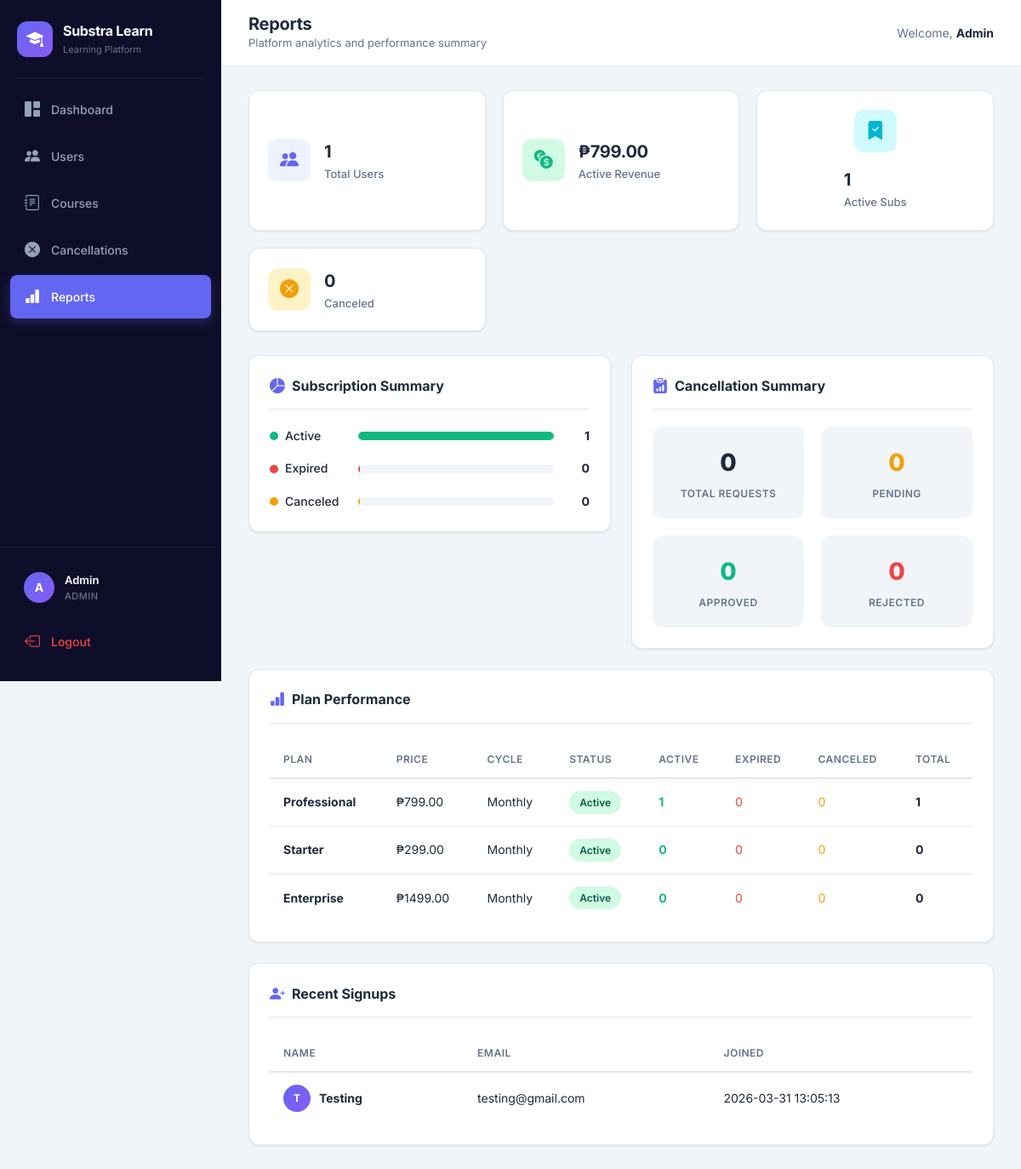
The page /admin/reports (signed in) on the database its author committed.
### tables this page shows
CREATE TABLE plans (
    id INTEGER PRIMARY KEY AUTOINCREMENT,
    name TEXT NOT NULL,
    description TEXT DEFAULT '',
    price REAL NOT NULL,
    billing_cycle TEXT NOT NULL,
    status TEXT DEFAULT 'active',
    created_at TEXT DEFAULT (datetime('now'))
);

CREATE TABLE users (
    id INTEGER PRIMARY KEY AUTOINCREMENT,
    name TEXT NOT NULL,
    email TEXT UNIQUE NOT NULL,
    password TEXT NOT NULL,
    role TEXT DEFAULT 'user',
    created_at TEXT DEFAULT (datetime('now'))
);

### app.py (the view)
@app.route('/admin/reports')
@admin_required
def admin_reports():
    conn = get_db()
    total_users = conn.execute("SELECT COUNT(*) FROM users WHERE role='user'").fetchone()[0]
    plan_stats = conn.execute("""
        SELECT p.name, p.price, p.billing_cycle, p.status,
               COUNT(CASE WHEN s.status='active' THEN 1 END) as active_count,
               COUNT(CASE WHEN s.status='expired' THEN 1 END) as expired_count,
               COUNT(CASE WHEN s.status='canceled' THEN 1 END) as canceled_count,
               COUNT(s.id) as total_subs
        FROM plans p
        LEFT JOIN subscriptions s ON p.id = s.plan_id
        GROUP BY p.id
        ORDER BY active_count DESC
    """).fetchall()
    active_subs = conn.execute("SELECT COUNT(*) FROM subscriptions WHERE status='active'").fetchone()[0]
    expired_subs = conn.execute("SELECT COUNT(*) FROM subscriptions WHERE status='expired'").fetchone()[0]
    canceled_subs = conn.execute("SELECT COUNT(*) FROM subscriptions WHERE status='canceled'").fetchone()[0]
    total_cancel_requests = conn.execute("SELECT COUNT(*) FROM cancellation_requests").fetchone()[0]
    pending_cancellations = conn.execute("SELECT COUNT(*) FROM cancellation_requests WHERE status='pending'").fetchone()[0]
    approved_cancellations = conn.execute("SELECT COUNT(*) FROM cancellation_requests WHERE status='approved'").fetchone()[0]
    rejected_cancellations = conn.execute("SELECT COUNT(*) FROM cancellation_requests WHERE status='rejected'").fetchone()[0]
    revenue = conn.execute("""
        SELECT COALESCE(SUM(p.price), 0) FROM subscriptions s
        JOIN plans p ON s.plan_id = p.id WHERE s.status='active'
    """).fetchone()[0]
    recent_users = conn.execute("""
        SELECT name, email, created_at FROM users
        WHERE role='user' ORDER BY id DESC LIMIT 5
    """).fetchall()
    conn.close()
    return render_template('admin_reports.html',
                           total_users=total_users,
                           plan_stats=plan_stats,
                           active_subs=active_subs,
                           expired_subs=expired_subs,
                           canceled_subs=canceled_subs,
                           total_cancel_requests=total_cancel_requests,
                           pending_cancellations=pending_cancellations,
                           approved_cancellations=approved_cancellations,
                           rejected_cancellations=rejected_cancellations,
                           revenue=revenue,
                           recent_users=recent_users)

### app.py (called while the page is built)
def get_db():
    conn = sqlite3.connect('database.db')
    conn.row_factory = sqlite3.Row
    return conn

def admin_required(func):
    @wraps(func)
    def wrapper(*args, **kwargs):
        if "user_id" not in session or session.get("role") != "admin":
            flash("Access denied", "danger")
            return redirect("/login")
        return func(*args, **kwargs)
    return wrapper

### templates/admin_reports.html
{% extends "base.html" %}
{% block page_title %}Reports{% endblock %}
{% block page_subtitle %}Platform analytics and performance summary{% endblock %}
{% block content %}
<div class="stats-grid">
    <div class="stat-card stat-primary">
        <div class="stat-icon"><i class="bi bi-people-fill"></i></div>
        <div class="stat-info">
            <span class="stat-value">{{ total_users }}</span>
            <span class="stat-label">Total Users</span>
        </div>
    </div>
    <div class="stat-card stat-success">
        <div class="stat-icon"><i class="bi bi-currency-exchange"></i></div>
        <div class="stat-info">
            <span class="stat-value">₱{{ "%.2f"|format(revenue) }}</span>
            <span class="stat-label">Active Revenue</span>
        </div>
    </div>
    <div class="stat-card stat-info">
        <div class="stat-icon"><i class="bi bi-bookmark-check-fill"></i></div>
        <div class="stat-info">
            <span class="stat-value">{{ active_subs }}</span>
            <span class="stat-label">Active Subs</span>
        </div>
    </div>
    <div class="stat-card stat-warning">
        <div class="stat-icon"><i class="bi bi-x-circle-fill"></i></div>
        <div class="stat-info">
            <span class="stat-value">{{ canceled_subs }}</span>
            <span class="stat-label">Canceled</span>
        </div>
    </div>
</div>
<div class="row g-4">
    <div class="col-lg-6">
        <div class="content-card">
            <div class="card-header-custom">
                <h2 class="card-title"><i class="bi bi-pie-chart-fill"></i> Subscription Summary</h2>
            </div>
            <div class="report-summary">
                <div class="report-bar">
                    <div class="report-bar-label">
                        <span class="report-dot dot-success"></span>
                        <span>Active</span>
                    </div>
                    <div class="report-bar-track">
                        <div class="report-bar-fill bar-success" style="width: {% if active_subs + expired_subs + canceled_subs > 0 %}{{ (active_subs / (active_subs + expired_subs + canceled_subs) * 100)|int }}{% else %}0{% endif %}%"></div>
                    </div>
                    <span class="report-bar-value">{{ active_subs }}</span>
                </div>
                <div class="report-bar">
                    <div class="report-bar-label">
                        <span class="report-dot dot-danger"></span>
                        <span>Expired</span>
                    </div>
                    <div class="report-bar-track">
                        <div class="report-bar-fill bar-danger" style="width: {% if active_subs + expired_subs + canceled_subs > 0 %}{{ (expired_subs / (active_subs + expired_subs + canceled_subs) * 100)|int }}{% else %}0{% endif %}%"></div>
                    </div>
                    <span class="report-bar-value">{{ expired_subs }}</span>
                </div>
                <div class="report-bar">
                    <div class="report-bar-label">
                        <span class="report-dot dot-warning"></span>
                        <span>Canceled</span>
                    </div>
                    <div class="report-bar-track">
                        <div class="report-bar-fill bar-warning" style="width: {% if active_subs + expired_subs + canceled_subs > 0 %}{{ (canceled_subs / (active_subs + expired_subs + canceled_subs) * 100)|int }}{% else %}0{% endif %}%"></div>
                    </div>
                    <span class="report-bar-value">{{ canceled_subs }}</span>
                </div>
            </div>
        </div>
    </div>
    <div class="col-lg-6">
        <div class="content-card">
            <div class="card-header-custom">
                <h2 class="card-title"><i class="bi bi-clipboard-data-fill"></i> Cancellation Summary</h2>
            </div>
            <div class="report-grid">
                <div class="report-stat">
                    <span class="report-stat-value">{{ total_cancel_requests }}</span>
                    <span class="report-stat-label">Total Requests</span>
                </div>
                <div class="report-stat">
                    <span class="report-stat-value text-warning">{{ pending_cancellations }}</span>
                    <span class="report-stat-label">Pending</span>
                </div>
                <div class="report-stat">
                    <span class="report-stat-value text-success">{{ approved_cancellations }}</span>
                    <span class="report-stat-label">Approved</span>
                </div>
                <div class="report-stat">
                    <span class="report-stat-value text-danger">{{ rejected_cancellations }}</span>
                    <span class="report-stat-label">Rejected</span>
                </div>
            </div>
        </div>
    </div>
</div>
<div class="content-card mt-4">
    <div class="card-header-custom">
        <h2 class="card-title"><i class="bi bi-bar-chart-fill"></i> Plan Performance</h2>
    </div>
    <div class="table-wrapper">
        <table class="table-custom">
            <thead>
                <tr>
                    <th>Plan</th>
                    <th>Price</th>
                    <th>Cycle</th>
                    <th>Status</th>
                    <th>Active</th>
                    <th>Expired</th>
                    <th>Canceled</th>
                    <th>Total</th>
                </tr>
            </thead>
            <tbody>
                {% for p in plan_stats %}
                <tr>
                    <td><strong>{{ p['name'] }}</strong></td>
                    <td>₱{{ "%.2f"|format(p['price']) }}</td>
                    <td>{{ p['billing_cycle'] }}</td>
                    <td>
                        {% if p['status'] == 'active' %}
                            <span class="badge-status badge-active">Active</span>
                        {% else %}
                            <span class="badge-status badge-expired">Inactive</span>
                        {% endif %}
                    </td>
                    <td><span class="text-success fw-bold">{{ p['active_count'] }}</span></td>
                    <td><span class="text-danger">{{ p['expired_count'] }}</span></td>
                    <td><span class="text-warning">{{ p['canceled_count'] }}</span></td>
                    <td><strong>{{ p['total_subs'] }}</strong></td>
                </tr>
                {% endfor %}
            </tbody>
        </table>
    </div>
</div>
<div class="content-card mt-4">
    <div class="card-header-custom">
        <h2 class="card-title"><i class="bi bi-person-plus-fill"></i> Recent Signups</h2>
    </div>
    {% if recent_users %}
    <div class="table-wrapper">
        <table class="table-custom">
            <thead>
                <tr>
                    <th>Name</th>
                    <th>Email</th>
                    <th>Joined</th>
                </tr>
            </thead>
            <tbody>
                {% for u in recent_users %}
                <tr>
                    <td>
                        <div class="user-cell">
                            <div class="user-avatar-sm">{{ u['name'][0]|upper }}</div>
                            <strong>{{ u['name'] }}</strong>
                        </div>
                    </td>
                    <td>{{ u['email'] }}</td>
                    <td>{{ u['created_at'] or '—' }}</td>
                </tr>
                {% endfor %}
            </tbody>
        </table>
    </div>
    {% else %}
    <div class="empty-state">
        <p>No recent signups.</p>
    </div>
    {% endif %}
</div>
{% endblock %}

### rows shown on the page
plans: name "Professional", price "799.00", billing_cycle "Monthly", status "Active", active_count "1", expired_count "0", canceled_count "0", total_subs "1"
plans: name "Starter", price "299.00", billing_cycle "Monthly", status "Active", active_count "0", expired_count "0", canceled_count "0", total_subs "0"
plans: name "Enterprise", price "1499.00", billing_cycle "Monthly", status "Active", active_count "0", expired_count "0", canceled_count "0", total_subs "0"
users: name "T", name "Testing", email "testing@gmail.com", created_at "2026-03-31 13:05:13"

### other values the page prints
{{ session.get('user_name', 'U')[0]|upper }} "A"
{{ session.get('user_name') }} "Admin"
{{ session.get('role')|upper }} "ADMIN"
{{ total_users }} "1"
{{ "%.2f"|format(revenue) }} "799.00"
{{ active_subs }} "1"
{{ canceled_subs }} "0"
{{ expired_subs }} "0"
{{ total_cancel_requests }} "0"
{{ pending_cancellations }} "0"
{{ approved_cancellations }} "0"
{{ rejected_cancellations }} "0"
